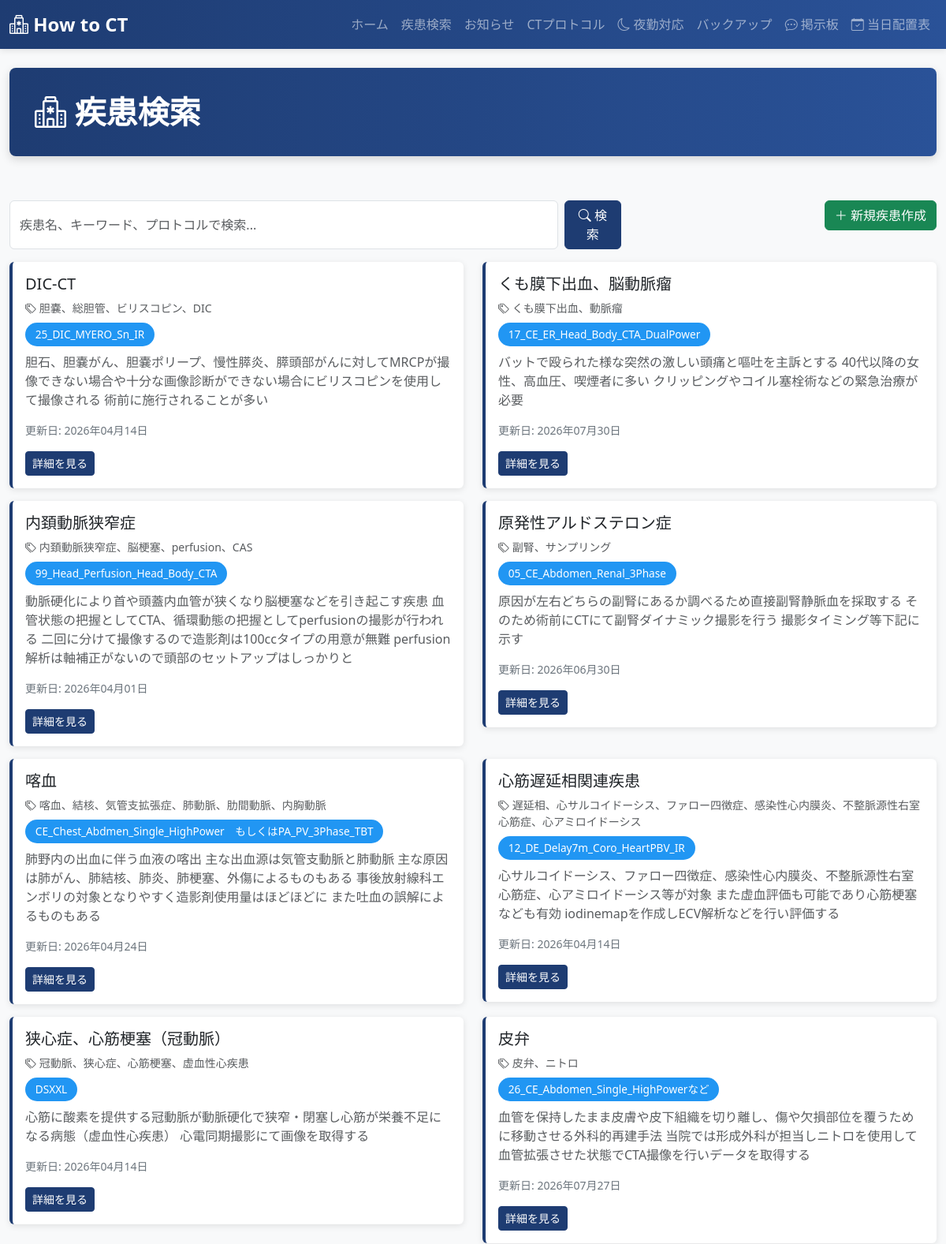
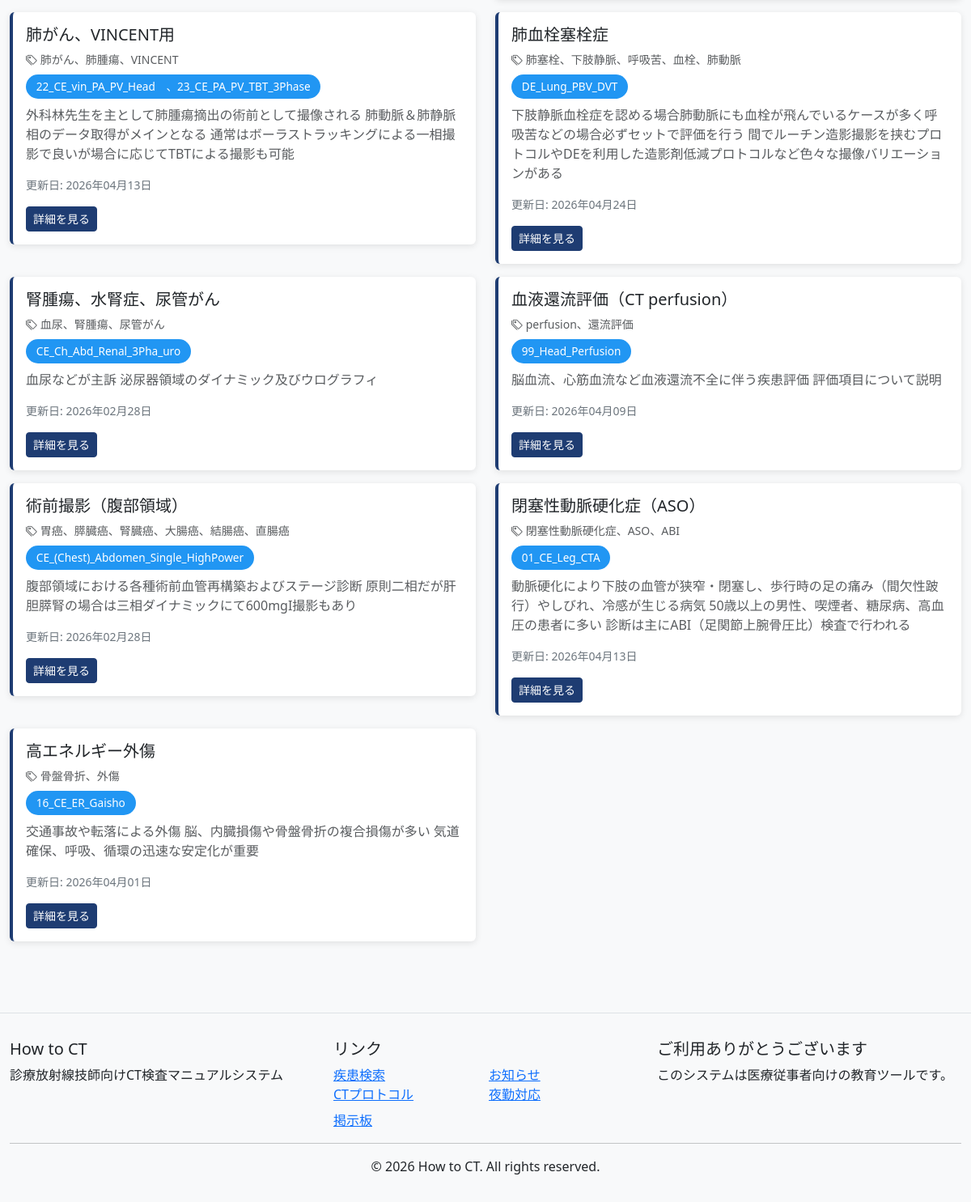
The app's page /sick/ with its own data (2 pictures, top to bottom).
### ct_app/models.py (models this page shows, shortened)
class Sick(models.Model):
    diesease = models.CharField(max_length=255, unique=True)
    diesease_text = models.TextField()
    keyword = models.CharField(max_length=500, blank=True)
    protocol = models.CharField(max_length=255, blank=True)
    protocol_text = models.TextField(blank=True)
    processing = models.CharField(max_length=255, blank=True)
    processing_text = models.TextField(blank=True)
    contrast = models.CharField(max_length=255, blank=True)
    contrast_text = models.TextField(blank=True)
    diesease_img = models.ImageField(upload_to='sick_images/', null=True, blank=True)
    protocol_img = models.ImageField(upload_to='protocol_images/', null=True, blank=True)
    processing_img = models.ImageField(upload_to='processing_images/', null=True, blank=True)
    contrast_img = models.ImageField(upload_to='contrast_images/', null=True, blank=True)
    created_at = models.DateTimeField(auto_now_add=True)
    updated_at = models.DateTimeField(auto_now=True)
    class Meta:
        ordering = ['diesease']
        verbose_name_plural = "Sicks"

### ct_app/views.py (the view)
# urls.py: path('sick/', views.SickListView.as_view(), name='sick_list'),
class SickListView(View):
    def get(self, request):
        sicks = Sick.objects.all()
        context = {
            'page_title': '疾患検索',
            'sicks': sicks,
        }
        return render(request, 'ct_app/sick_list.html', context)

### ct_app/context_processors.py (called while the page is built)
def maintenance_status(request):
    return {
        'is_maintenance': getattr(settings, 'IS_MAINTENANCE', False)
    }

### ct_app/templates/ct_app/sick_list.html (shortened to what this page needs)
{% extends 'ct_app/base.html' %}
{% block content %}
<div class="row mb-3">
    <div class="col-md-8">
        <form method="get" action="{% url 'sick_search' %}" class="search-box d-flex gap-2">
            <input type="text" name="q" class="form-control" placeholder="疾患名、キーワード、プロトコルで検索..." value="{{ query }}">
            <button type="submit" class="btn btn-primary">
                <i class="bi bi-search"></i> 検索
            </button>
        </form>
    </div>
    <div class="col-md-4 text-end">
        <a href="{% url 'sick_create' %}" class="btn btn-success">
            <i class="bi bi-plus-lg"></i> 新規疾患作成
        </a>
    </div>
</div>
<div class="row">
    {% if sicks %}
        {% for sick in sicks %}
        <div class="col-md-6">
            <div class="card disease-card mb-3">
                <div class="card-body">
                    <h5 class="card-title">{{ sick.diesease }}</h5>
                    {% if sick.keyword %}
                    <p class="text-muted small mb-2">
                        <i class="bi bi-tags"></i> {{ sick.keyword }}
                    </p>
                    {% endif %}
                    {% if sick.protocol %}
                    <p class="mb-2">
                        <span class="protocol-badge">{{ sick.protocol }}</span>
                    </p>
                    {% endif %}
                    <p class="card-text text-muted">{{ sick.diesease_text|truncatewords:20 }}</p>
                    <p class="small text-secondary">更新日: {{ sick.updated_at|date:'Y年m月d日' }}</p>
                    <a href="{% url 'sick_detail' sick.pk %}" class="btn btn-primary btn-sm">
                        詳細を見る
                    </a>
                </div>
            </div>
        </div>
        {% endfor %}
    {% endif %}
</div>
{% endblock %}

### ct_app/templates/ct_app/base.html (style rules this page uses)
:root { --primary-color: #1e3c72; --secondary-color: #2a5298; }
body { background-color: #f8f9fa; font-family: 'Segoe UI', Tahoma, Geneva, Verdana, sans-serif; }
.card { border: none; box-shadow: 0 2px 8px rgba(0,0,0,0.1); transition: transform 0.2s, box-shadow 0.2s; margin-bottom: 1rem; }
.disease-card { border-left: 4px solid var(--primary-color); }
.protocol-badge { display: inline-block; background-color: #2196F3; color: white; padding: 0.3rem 0.8rem; border-radius: 15px; font-size: 0.85rem; margin-right: 0.5rem; }
.btn-primary { background-color: var(--primary-color); border-color: var(--primary-color); }
.search-box { position: relative; }
.search-box input { padding-right: 2.5rem; }

### records on screen
Sick: diesease "DIC-CT", keyword "胆嚢、総胆管、ビリスコピン、DIC", protocol "25_DIC_MYERO_Sn_IR", diesease_text "胆石、胆嚢がん、胆嚢ポリープ、慢性膵炎、膵頭部がんに対してMRCPが撮像できない場合や十分な画像診断ができない場合にビリスコピンを使用して撮像される 術前に施行されることが多い", updated_at "2026年04月14日"
Sick: diesease "くも膜下出血、脳動脈瘤", keyword "くも膜下出血、動脈瘤", protocol "17_CE_ER_Head_Body_CTA_DualPower", diesease_text "バットで殴られた様な突然の激しい頭痛と嘔吐を主訴とする 40代以降の女性、高血圧、喫煙者に多い クリッピングやコイル塞栓術などの緊急治療が必要", updated_at "2026年07月30日"
Sick: diesease "内頚動脈狭窄症", keyword "内頚動脈狭窄症、脳梗塞、perfusion、CAS", protocol "99_Head_Perfusion_Head_Body_CTA", diesease_text "動脈硬化により首や頭蓋内血管が狭くなり脳梗塞などを引き起こす疾患 血管状態の把握としてCTA、循環動態の把握としてperfusionの撮影が行われる 二回に分けて撮像するので造影剤は100ccタイプの用意が無難 perfusion解析は軸補正がないので頭部のセットアップはしっかりと", updated_at "2026年04月01日"
Sick: diesease "原発性アルドステロン症", keyword "副腎、サンプリング", protocol "05_CE_Abdomen_Renal_3Phase", diesease_text "原因が左右どちらの副腎にあるか調べるため直接副腎静脈血を採取する そのため術前にCTにて副腎ダイナミック撮影を行う 撮影タイミング等下記に示す", updated_at "2026年06月30日"
Sick: diesease "喀血", keyword "喀血、結核、気管支拡張症、肺動脈、肋間動脈、内胸動脈", protocol "CE_Chest_Abdmen_Single_HighPower もしくはPA_PV_3Phase_TBT", diesease_text "肺野内の出血に伴う血液の喀出 主な出血源は気管支動脈と肺動脈 主な原因は肺がん、肺結核、肺炎、肺梗塞、外傷によるものもある 事後放射線科エンボリの対象となりやすく造影剤使用量はほどほどに また吐血の誤解によるものもある", updated_at "2026年04月24日"
Sick: diesease "心筋遅延相関連疾患", keyword "遅延相、心サルコイドーシス、ファロー四徴症、感染性心内膜炎、不整脈源性右室心筋症、心アミロイドーシス", protocol "12_DE_Delay7m_Coro_HeartPBV_IR", diesease_text "心サルコイドーシス、ファロー四徴症、感染性心内膜炎、不整脈源性右室心筋症、心アミロイドーシス等が対象 また虚血評価も可能であり心筋梗塞なども有効 iodinemapを作成しECV解析などを行い評価する", updated_at "2026年04月14日"
Sick: diesease "狭心症、心筋梗塞（冠動脈）", keyword "冠動脈、狭心症、心筋梗塞、虚血性心疾患", protocol "DSXXL", diesease_text "心筋に酸素を提供する冠動脈が動脈硬化で狭窄・閉塞し心筋が栄養不足になる病態（虚血性心疾患） 心電同期撮影にて画像を取得する", updated_at "2026年04月14日"
Sick: diesease "皮弁", keyword "皮弁、ニトロ", protocol "26_CE_Abdomen_Single_HighPowerなど", diesease_text "血管を保持したまま皮膚や皮下組織を切り離し、傷や欠損部位を覆うために移動させる外科的再建手法 当院では形成外科が担当しニトロを使用して血管拡張させた状態でCTA撮像を行いデータを取得する", updated_at "2026年07月27日"
Sick: diesease "肺がん、VINCENT用", keyword "肺がん、肺腫瘍、VINCENT", protocol "22_CE_vin_PA_PV_Head 、23_CE_PA_PV_TBT_3Phase", diesease_text "外科林先生を主として肺腫瘍摘出の術前として撮像される 肺動脈＆肺静脈相のデータ取得がメインとなる 通常はボーラストラッキングによる一相撮影で良いが場合に応じてTBTによる撮影も可能", updated_at "2026年04月13日"
Sick: diesease "肺血栓塞栓症", keyword "肺塞栓、下肢静脈、呼吸苦、血栓、肺動脈", protocol "DE_Lung_PBV_DVT", diesease_text "下肢静脈血栓症を認める場合肺動脈にも血栓が飛んでいるケースが多く呼吸苦などの場合必ずセットで評価を行う 間でルーチン造影撮影を挟むプロトコルやDEを利用した造影剤低減プロトコルなど色々な撮像バリエーションがある", updated_at "2026年04月24日"
Sick: diesease "腎腫瘍、水腎症、尿管がん", keyword "血尿、腎腫瘍、尿管がん", protocol "CE_Ch_Abd_Renal_3Pha_uro", diesease_text "血尿などが主訴 泌尿器領域のダイナミック及びウログラフィ", updated_at "2026年02月28日"
Sick: diesease "血液還流評価（CT perfusion）", keyword "perfusion、還流評価", protocol "99_Head_Perfusion", diesease_text "脳血流、心筋血流など血液還流不全に伴う疾患評価 評価項目について説明", updated_at "2026年04月09日"
Sick: diesease "術前撮影（腹部領域）", keyword "胃癌、膵臓癌、腎臓癌、大腸癌、結腸癌、直腸癌", protocol "CE_(Chest)_Abdomen_Single_HighPower", diesease_text "腹部領域における各種術前血管再構築およびステージ診断 原則二相だが肝胆膵腎の場合は三相ダイナミックにて600mgI撮影もあり", updated_at "2026年02月28日"
Sick: diesease "閉塞性動脈硬化症（ASO）", keyword "閉塞性動脈硬化症、ASO、ABI", protocol "01_CE_Leg_CTA", diesease_text "動脈硬化により下肢の血管が狭窄・閉塞し、歩行時の足の痛み（間欠性跛行）やしびれ、冷感が生じる病気 50歳以上の男性、喫煙者、糖尿病、高血圧の患者に多い 診断は主にABI（足関節上腕骨圧比）検査で行われる", updated_at "2026年04月13日"
Sick: diesease "高エネルギー外傷", keyword "骨盤骨折、外傷", protocol "16_CE_ER_Gaisho", diesease_text "交通事故や転落による外傷 脳、内臓損傷や骨盤骨折の複合損傷が多い 気道確保、呼吸、循環の迅速な安定化が重要", updated_at "2026年04月01日"

### other values on screen
{{ page_title }} "疾患検索"
